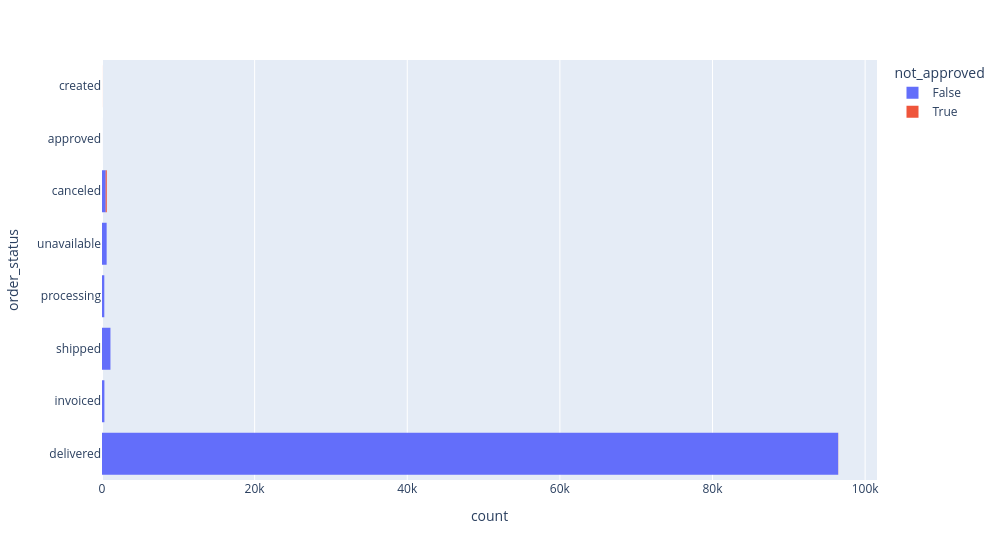

The notebook cell saved with this chart:
### Markdown cell above
Bei stornierten Bestellungen (canceled) fehlt das Lieferdatum beim Kunden fast immer, meist auch die Übergabe an den Transporteur. Das ist plausibel, weil die Ware nicht verschickt wurde. Ausnahme: 6 stornierte Bestellungen haben trotzdem ein Lieferdatum. Sie wurden vermutlich erst nach der Zustellung storniert, z. B. durch eine Rücksendung.

### Code cell
orders[orders["order_status"] == "canceled"]

orders["not_approved"] = orders["order_approved_at"].isna()
px.histogram(orders, y="order_status", color="not_approved", width=1000)

### Figure 1 — Plotly figure (JSON) as saved in the notebook; plotly's stock layout.template omitted (floating-point values rounded to 4 significant figures; data arrays with more than 128 entries replaced by an {"elided": "..."} marker saying what was removed)
{"data": [{"bingroup": "y", "hovertemplate": "not_approved=False<br>count=%{x}<br>order_status=%{y}<extra></extra>", "legendgroup": "False", "marker": {"color": "#636efa", "pattern": {"shape": ""}}, "name": "False", "orientation": "h", "showlegend": true, "type": "histogram", "xaxis": "x", "y": {"elided": "99281 str values"}, "yaxis": "y"}, {"bingroup": "y", "hovertemplate": "not_approved=True<br>count=%{x}<br>order_status=%{y}<extra></extra>", "legendgroup": "True", "marker": {"color": "#EF553B", "pattern": {"shape": ""}}, "name": "True", "orientation": "h", "showlegend": true, "type": "histogram", "xaxis": "x", "y": {"elided": "160 str values"}, "yaxis": "y"}], "layout": {"barmode": "relative", "legend": {"title": {"text": "not_approved"}, "tracegroupgap": 0}, "margin": {"t": 60}, "width": 1000, "xaxis": {"anchor": "y", "domain": [0, 1], "title": {"text": "count"}}, "yaxis": {"anchor": "x", "domain": [0, 1], "title": {"text": "order_status"}}}}
